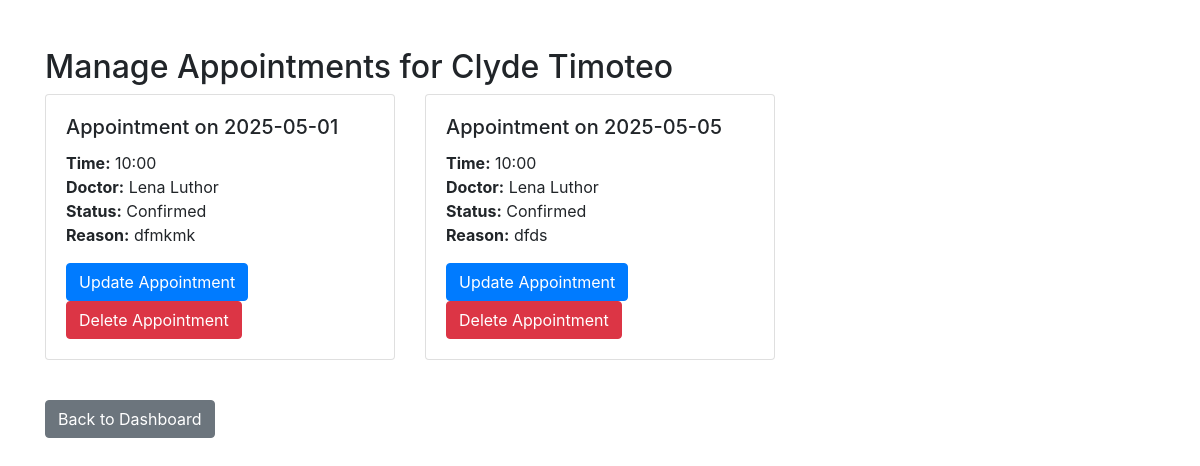
Page /patient/manage-appointment-patient.php (signed in) on the committed database.
### tables this page shows
CREATE TABLE `patient` (
  `PatientID` int(11) NOT NULL,
  `Firstname` varchar(150) NOT NULL,
  `Middlename` varchar(255) DEFAULT NULL,
  `Lastname` varchar(150) NOT NULL,
  `Extension` varchar(15) DEFAULT NULL,
  `Birthdate` date DEFAULT NULL,
  `Sex` varchar(10) DEFAULT NULL,
  `Email` varchar(100) DEFAULT NULL,
  `ContactNum` varchar(15) DEFAULT NULL,
  `Address` varchar(255) DEFAULT NULL,
  `Password` varchar(255) DEFAULT NULL
);

CREATE TABLE `patient_appointment` (
  `AppointmentID` int(11) NOT NULL,
  `PatientID` int(11) DEFAULT NULL,
  `AppointmentDate` datetime DEFAULT NULL,
  `AppointmentStatus` varchar(50) DEFAULT 'Pending',
  `ConsultationType` varchar(50) DEFAULT 'Telehealth',
  `ReasonForVisit` text DEFAULT NULL,
  `DoctorAssigned` int(11) DEFAULT NULL,
  `ApprovalDate` datetime DEFAULT NULL,
  `CreatedAt` timestamp NOT NULL DEFAULT current_timestamp(),
  `UpdatedAt` timestamp NOT NULL DEFAULT current_timestamp() ON UPDATE current_timestamp(),
  `Message` varchar(255) DEFAULT NULL
);

CREATE TABLE `doctor` (
  `DocID` int(11) NOT NULL,
  `Firstname` varchar(150) NOT NULL,
  `Middlename` varchar(255) DEFAULT NULL,
  `Lastname` varchar(150) NOT NULL,
  `Extension` varchar(15) DEFAULT NULL,
  `Birthdate` date DEFAULT NULL,
  `Sex` varchar(10) DEFAULT NULL,
  `Email` varchar(100) DEFAULT NULL,
  `ContactNum` varchar(15) DEFAULT NULL,
  `Address` varchar(255) DEFAULT NULL,
  `LicenseNum` varchar(50) DEFAULT NULL,
  `Specialization` varchar(100) DEFAULT NULL,
  `Password` varchar(255) DEFAULT NULL
);

### patient/manage-appointment-patient.php (the view, shortened to what this page needs)
<?php
include '../dbconfig.php';
$patientID = $_SESSION['PatientID'];
$patientQuery = $pdo->prepare("SELECT Firstname, Middlename, Lastname, Extension, Sex, Birthdate, ContactNum FROM patient WHERE PatientID = :patientID");
$patientQuery->execute([':patientID' => $patientID]);
$patient = $patientQuery->fetch(PDO::FETCH_ASSOC);
$appointmentsQuery = $pdo->prepare("SELECT * FROM patient_appointment WHERE PatientID = :patientID");
$appointmentsQuery->execute([':patientID' => $patientID]);
$appointments = $appointmentsQuery->fetchAll(PDO::FETCH_ASSOC);
?>
<!DOCTYPE html>
<html lang="en">
<head>
    <link href="https://stackpath.bootstrapcdn.com/bootstrap/4.3.1/css/bootstrap.min.css" rel="stylesheet">
</head>
<body>
    <div class="container mt-5">
        <h2>Manage Appointments for <?= $patient['Firstname'] . ' ' . ($patient['Middlename'] ? $patient['Middlename'] . ' ' : '') . $patient['Lastname'] . ($patient['Extension'] ? ' ' . $patient['Extension'] : '') ?></h2>
        <div class="row">
            <?php foreach ($appointments as $appointment): ?>
                <div class="col-md-4 mb-4">
                    <div class="card">
                        <div class="card-body">
                            <h5 class="card-title">Appointment on <?= substr($appointment['AppointmentDate'], 0, 10) ?></h5>
                            <p class="card-text">
                                <strong>Time:</strong> <?= substr($appointment['AppointmentDate'], 11, 5) ?><br>
                                <strong>Doctor:</strong> <?= getDoctorName($appointment['DoctorAssigned'], $pdo) ?><br>
                                <strong>Status:</strong> <?= $appointment['AppointmentStatus'] ?><br>
                                <strong>Reason:</strong> <?= $appointment['ReasonForVisit'] ?><br>
                            </p>
                            <form method="POST" action="set-appointment-session.php" class="d-inline">
                                <button type="submit" class="btn btn-primary">Update Appointment</button>
                            </form>
                            <form method="POST" action="delete-appointment.php" class="d-inline">
                                <button type="submit" name="delete" class="btn btn-danger">Delete Appointment</button>
                            </form>
                        </div>
                    </div>
                </div>
            <?php endforeach; ?>
        </div>
        <a href="dashboard-patient.php" class="btn btn-secondary mt-3">Back to Dashboard</a>
    </div>
</body>
</html>
<?php
function getDoctorName($doctorID, $pdo) {
    $doctorQuery = $pdo->prepare("SELECT Firstname, Middlename, Lastname, Extension FROM doctor WHERE DocID = :doctorID");
    $doctorQuery->execute([':doctorID' => $doctorID]);
    $doctor = $doctorQuery->fetch(PDO::FETCH_ASSOC);
    if ($doctor) {
        return $doctor['Firstname'] . ' ' . ($doctor['Middlename'] ? $doctor['Middlename'] . ' ' : '') . $doctor['Lastname'] . ($doctor['Extension'] ? ' ' . $doctor['Extension'] : '');
    } else {
        return 'Doctor not found';
    }
}
?>

### rows in the picture
patient: Firstname "Clyde", Lastname "Timoteo"
patient_appointment: AppointmentDate "2025-05-01", AppointmentDate "10:00", DoctorAssigned.Extension "Lena Luthor", AppointmentStatus "Confirmed", ReasonForVisit "dfmkmk"
patient_appointment: AppointmentDate "2025-05-05", AppointmentDate "10:00", DoctorAssigned.Extension "Lena Luthor", AppointmentStatus "Confirmed", ReasonForVisit "dfds"
